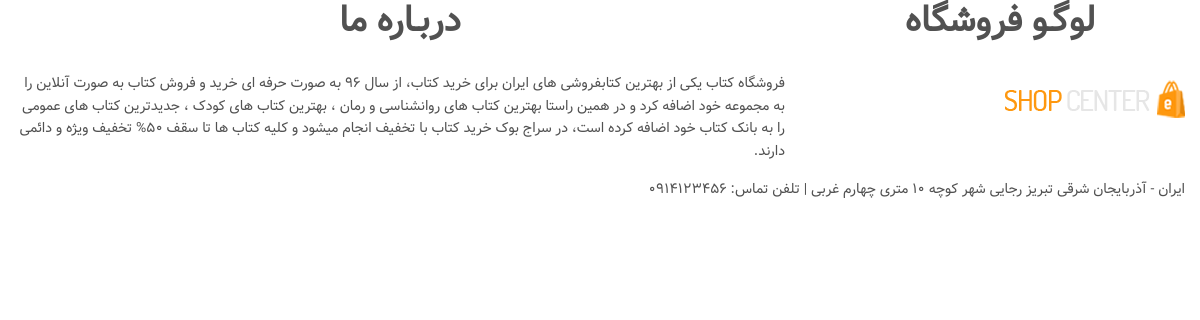
Page /about-us on the committed database.
### site_module/models.py (models this page shows, shortened)
class SiteSetting(models.Model):
    site_name = models.CharField(max_length=200, verbose_name='نام سایت')
    site_url = models.CharField(max_length=200, verbose_name='دامنه سایت')
    address = models.CharField(max_length=200, verbose_name='آدرس محل سایت')
    phone = models.CharField(max_length=200,null=True, blank=True, verbose_name='تلفن سایت')
    email = models.EmailField(max_length=200,null=True,blank=True, verbose_name='ایمیل سایت')
    copy_right = models.TextField(verbose_name='متن کپی رایت سایت')
    about_us_text = models.TextField(verbose_name='متن درباره ما سایت')
    site_logo = models.ImageField(upload_to='images/site-setting/', verbose_name='لوگوی سایت')
    is_main_setting = models.BooleanField(verbose_name='تنظیمات اصلی')
    class Meta:
        verbose_name = 'تنظیمات سایت'
        verbose_name_plural = 'تنظیمات'

### home_module/views.py (the view)
# urls.py: path('about-us', views.AboutView.as_view(), name='about-page'),
class AboutView(TemplateView):
    template_name = 'home_module/about_page.html'
    def get_context_data(self, **kwargs):
        context = super(AboutView, self).get_context_data(**kwargs)
        site_setting = SiteSetting.objects.filter(is_main_setting=True).first()
        context['site_setting'] = site_setting
        return context

### home_module/templates/home_module/about_page.html (shortened to what this page needs)
{% extends 'shared/_layout.html' %}
{% block content %}
<div id="contact-page" class="container">
    	<div class="bg">
    		<div class="row">
				<div class="col-sm-4">
	    			<div class="contact-info">
	    				<h2 class="title text-center">لوگـو فروشگاه</h2>
						<img src="{{ site_setting.site_logo.url }}" class="img-responsive" />
	    			</div>
    			</div>
	    		<div class="col-sm-8">
	    			<div class="about">
	    				<h2 class="title text-center">دربـاره ما</h2>
						<p class="about-desc">
	    				    {{ site_setting.about_us_text }}
                        </p>
	    			</div>
	    		</div>
	    	</div>
			<div class="row">
				<div class="col-sm-12 about-address">
					<address>
	    				<p>
                            ایران - {{ site_setting.address }} |
                            تلفن تماس: {{ site_setting.phone }}
						</p>
	    			</address>
				</div>
			</div>
    	</div>
    </div>
{% endblock %}

### rows in the picture
SiteSetting: site_logo (picture), about_us_text "فروشگاه کتاب یکی از بهترین کتابفروشی های ایران برای خرید کتاب، از سال 96 به صورت حرفه ای خرید و فروش کتاب به صورت آنلاین را به مجموعه خود اضافه کرد و در همین راستا بهترین کتاب های روانشناسی و رمان ، بهترین کتاب های کودک ، جدیدترین کتاب های عمومی را به بانک کتاب خود اضافه کرده است، در سراج بوک خرید کتاب با تخفیف انجام میشود و کلیه کتاب ها تا سقف 50% تخفیف ویژه و دائمی دارند.", address "آذربایجان شرقی تبریز رجایی شهر کوچه 10 متری چهارم غربی", phone "0914123456"
